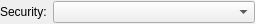
<?xml version="1.0" encoding="UTF-8"?>
<ui version="4.0">
 <class>SecuritySelectorWidget</class>
 <widget class="QWidget" name="SecuritySelectorWidget">
  <property name="geometry">
   <rect>
    <x>0</x>
    <y>0</y>
    <width>255</width>
    <height>24</height>
   </rect>
  </property>
  <property name="minimumSize">
   <size>
    <width>250</width>
    <height>0</height>
   </size>
  </property>
  <property name="maximumSize">
   <size>
    <width>280</width>
    <height>16777215</height>
   </size>
  </property>
  <layout class="QFormLayout" name="formLayout">
   <property name="labelAlignment">
    <set>Qt::AlignLeading|Qt::AlignLeft|Qt::AlignVCenter</set>
   </property>
   <property name="formAlignment">
    <set>Qt::AlignLeading|Qt::AlignLeft|Qt::AlignVCenter</set>
   </property>
   <property name="leftMargin">
    <number>0</number>
   </property>
   <property name="topMargin">
    <number>0</number>
   </property>
   <property name="rightMargin">
    <number>0</number>
   </property>
   <property name="bottomMargin">
    <number>0</number>
   </property>
   <item row="0" column="0">
    <widget class="QLabel" name="securityLabel">
     <property name="sizePolicy">
      <sizepolicy hsizetype="Preferred" vsizetype="Expanding">
       <horstretch>0</horstretch>
       <verstretch>0</verstretch>
      </sizepolicy>
     </property>
     <property name="text">
      <string>Security:</string>
     </property>
    </widget>
   </item>
   <item row="0" column="1">
    <widget class="QComboBox" name="securityComboBox">
     <property name="minimumSize">
      <size>
       <width>190</width>
       <height>0</height>
      </size>
     </property>
     <property name="maximumSize">
      <size>
       <width>220</width>
       <height>16777215</height>
      </size>
     </property>
    </widget>
   </item>
  </layout>
 </widget>
 <resources/>
 <connections/>
</ui>
